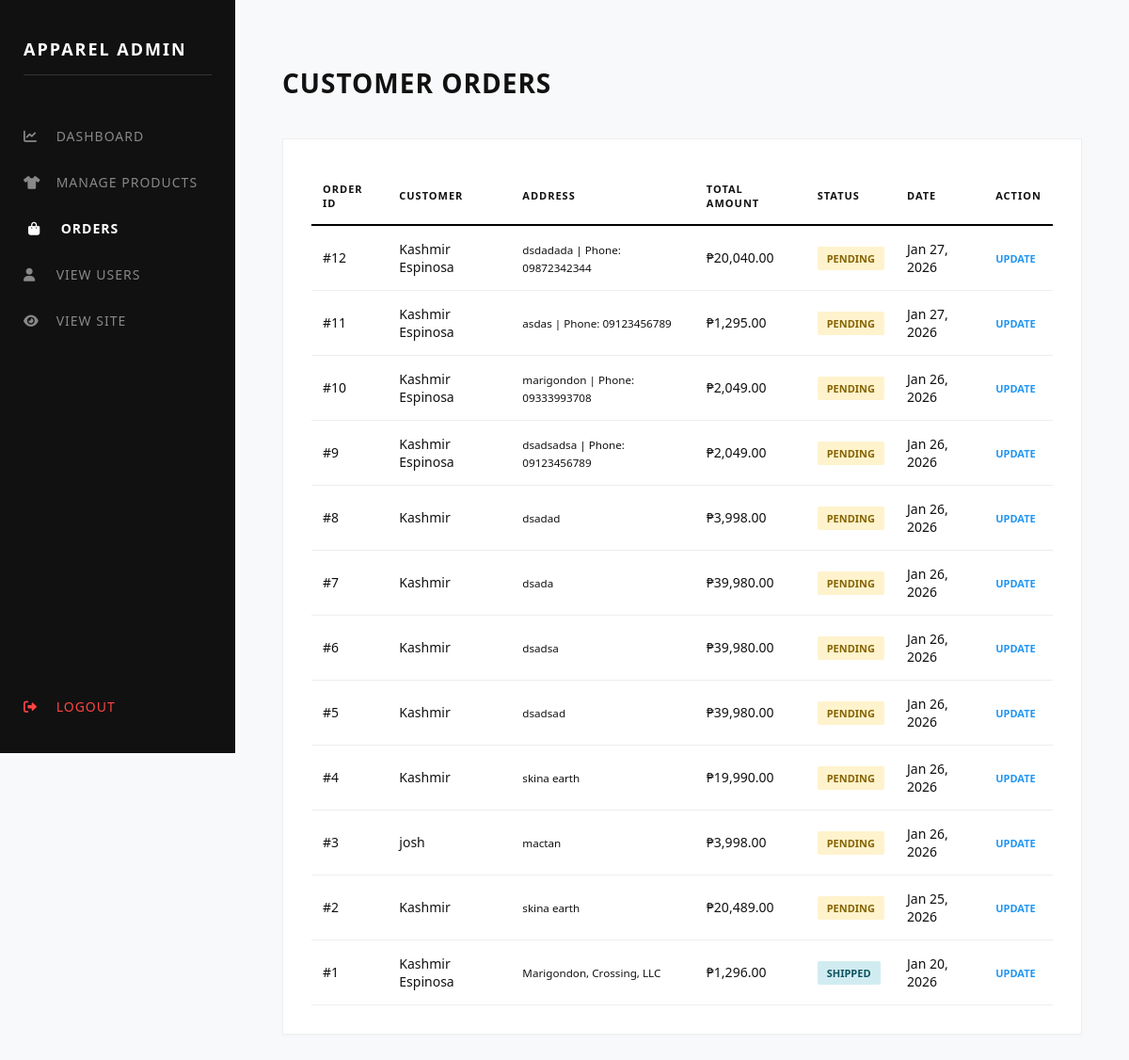
The page /admin/orders.php on the database its author committed.
### tables this page shows
CREATE TABLE `orders` (
  `id` int(11) NOT NULL,
  `user_id` int(11) NOT NULL,
  `full_name` varchar(255) NOT NULL,
  `address` text NOT NULL,
  `total_amount` decimal(10,2) NOT NULL,
  `payment_method` varchar(50) NOT NULL,
  `status` varchar(50) DEFAULT 'Pending',
  `created_at` timestamp NOT NULL DEFAULT current_timestamp()
);

### admin/orders.php (the view, shortened to what this page needs)
<?php
include "../config/database.php";
$orders = mysqli_query($conn, "SELECT * FROM orders ORDER BY created_at DESC");
?>
<!DOCTYPE html>
<html lang="en">
<head>
    <link rel="stylesheet" href="https://cdnjs.cloudflare.com/ajax/libs/font-awesome/6.0.0/css/all.min.css">
</head>
<body>
    <div class="sidebar">
        <h2>APPAREL ADMIN</h2>
        <a href="dashboard.php"><i class="fas fa-chart-line"></i> Dashboard</a>
        <a href="products.php"><i class="fas fa-tshirt"></i> Manage Products</a>
        <a href="orders.php" class="active-link"><i class="fas fa-shopping-bag"></i> Orders</a>
        <a href="users.php"><i class="fas fa-user"></i> View Users</a>
        <a href="../index.php"><i class="fas fa-eye"></i> View Site</a>
        <a href="logout.php" class="logout-link"><i class="fas fa-sign-out-alt"></i> Logout</a>
    </div>
    <div class="main-content">
        <header>
            <h1>Customer Orders</h1>
        </header>
        <div class="inventory-card">
            <table>
                <thead>
                    <tr>
                        <th>Order ID</th>
                        <th>Customer</th>
                        <th>Address</th>
                        <th>Total Amount</th>
                        <th>Status</th>
                        <th>Date</th>
                        <th>Action</th>
                    </tr>
                </thead>
                <tbody>
                    <?php while($row = mysqli_fetch_assoc($orders)): ?>
                    <tr>
                        <td>#<?php echo $row['id']; ?></td>
                        <td><?php echo $row['full_name']; ?></td>
                        <td><small><?php echo $row['address']; ?></small></td>
                        <td>₱<?php echo number_format($row['total_amount'], 2); ?></td>
                        <td>
                            <span class="status-badge <?php echo strtolower($row['status']); ?>">
                                <?php echo $row['status']; ?>
                            </span>
                        </td>
                        <td><?php echo date('M d, Y', strtotime($row['created_at'])); ?></td>
                        <td>
                            <a href="javascript:void(0)"
                               onclick="openOrderModal(<?php echo $row['id']; ?>, '<?php echo $row['status']; ?>')"
                               style="color: #2196F3; text-decoration: none; font-weight: bold; font-size: 11px; text-transform: uppercase;">
                               Update
                            </a>
                        </td>
                    </tr>
                    <?php endwhile; ?>
                </tbody>
            </table>
        </div>
    </div>
</body>
</html>

### admin/orders.php (style rules this page uses)
body { margin: 0; display: flex; background-color: #f8f9fa; font-family: 'Segoe UI', sans-serif; color: #111; }
.sidebar { width: 250px; height: 100vh; background: #111; color: #fff; padding: 25px; position: fixed; left: 0; top: 0; box-sizing: border-box; display: flex; flex-direction: column; z-index: 1000; }
.sidebar h2 { font-size: 18px; letter-spacing: 2px; margin-bottom: 40px; text-transform: uppercase; border-bottom: 1px solid #333; padding-bottom: 15px; }
.sidebar a { display: block; color: #888; text-decoration: none; padding: 15px 0; transition: 0.3s; font-size: 14px; text-transform: uppercase; letter-spacing: 1px; }
.sidebar a i { margin-right: 10px; width: 20px; }
.sidebar a:hover, .active-link { color: #fff !important; transform: translateX(5px); }
.active-link { font-weight: bold; }
.logout-link { margin-top: auto; color: #ff4444 !important; padding-bottom: 20px; }
.main-content { margin-left: 250px; padding: 50px; width: calc(100% - 250px); box-sizing: border-box; }
header h1 { font-size: 28px; text-transform: uppercase; letter-spacing: 1px; margin-bottom: 40px; }
.inventory-card { background: #fff; padding: 30px; border: 1px solid #eee; box-shadow: 0 2px 5px rgba(0,0,0,0.02); }
table { width: 100%; border-collapse: collapse; }
th { text-align: left; padding: 15px 12px; border-bottom: 2px solid #000; text-transform: uppercase; font-size: 11px; letter-spacing: 1px; }
td { padding: 15px 12px; border-bottom: 1px solid #eee; font-size: 14px; }
.status-badge { padding: 5px 10px; font-size: 11px; font-weight: bold; text-transform: uppercase; border-radius: 2px; }
.pending { background: #fff3cd; color: #856404; }
.shipped { background: #d1ecf1; color: #0c5460; }

### rows shown on the page
orders: id "12", full_name "Kashmir Espinosa", address "dsdadada | Phone: 09872342344", total_amount "20,040.00", status "PENDING", created_at "Jan 27, 2026"
orders: id "11", full_name "Kashmir Espinosa", address "asdas | Phone: 09123456789", total_amount "1,295.00", status "PENDING", created_at "Jan 27, 2026"
orders: id "10", full_name "Kashmir Espinosa", address "marigondon | Phone: 09333993708", total_amount "2,049.00", status "PENDING", created_at "Jan 26, 2026"
orders: id "9", full_name "Kashmir Espinosa", address "dsadsadsa | Phone: 09123456789", total_amount "2,049.00", status "PENDING", created_at "Jan 26, 2026"
orders: id "8", full_name "Kashmir", address "dsadad", total_amount "3,998.00", status "PENDING", created_at "Jan 26, 2026"
orders: id "7", full_name "Kashmir", address "dsada", total_amount "39,980.00", status "PENDING", created_at "Jan 26, 2026"
orders: id "6", full_name "Kashmir", address "dsadsa", total_amount "39,980.00", status "PENDING", created_at "Jan 26, 2026"
orders: id "5", full_name "Kashmir", address "dsadsad", total_amount "39,980.00", status "PENDING", created_at "Jan 26, 2026"
orders: id "4", full_name "Kashmir", address "skina earth", total_amount "19,990.00", status "PENDING", created_at "Jan 26, 2026"
orders: id "3", full_name "josh", address "mactan", total_amount "3,998.00", status "PENDING", created_at "Jan 26, 2026"
orders: id "2", full_name "Kashmir", address "skina earth", total_amount "20,489.00", status "PENDING", created_at "Jan 25, 2026"
orders: id "1", full_name "Kashmir Espinosa", address "Marigondon, Crossing, LLC", total_amount "1,296.00", status "SHIPPED", created_at "Jan 20, 2026"
